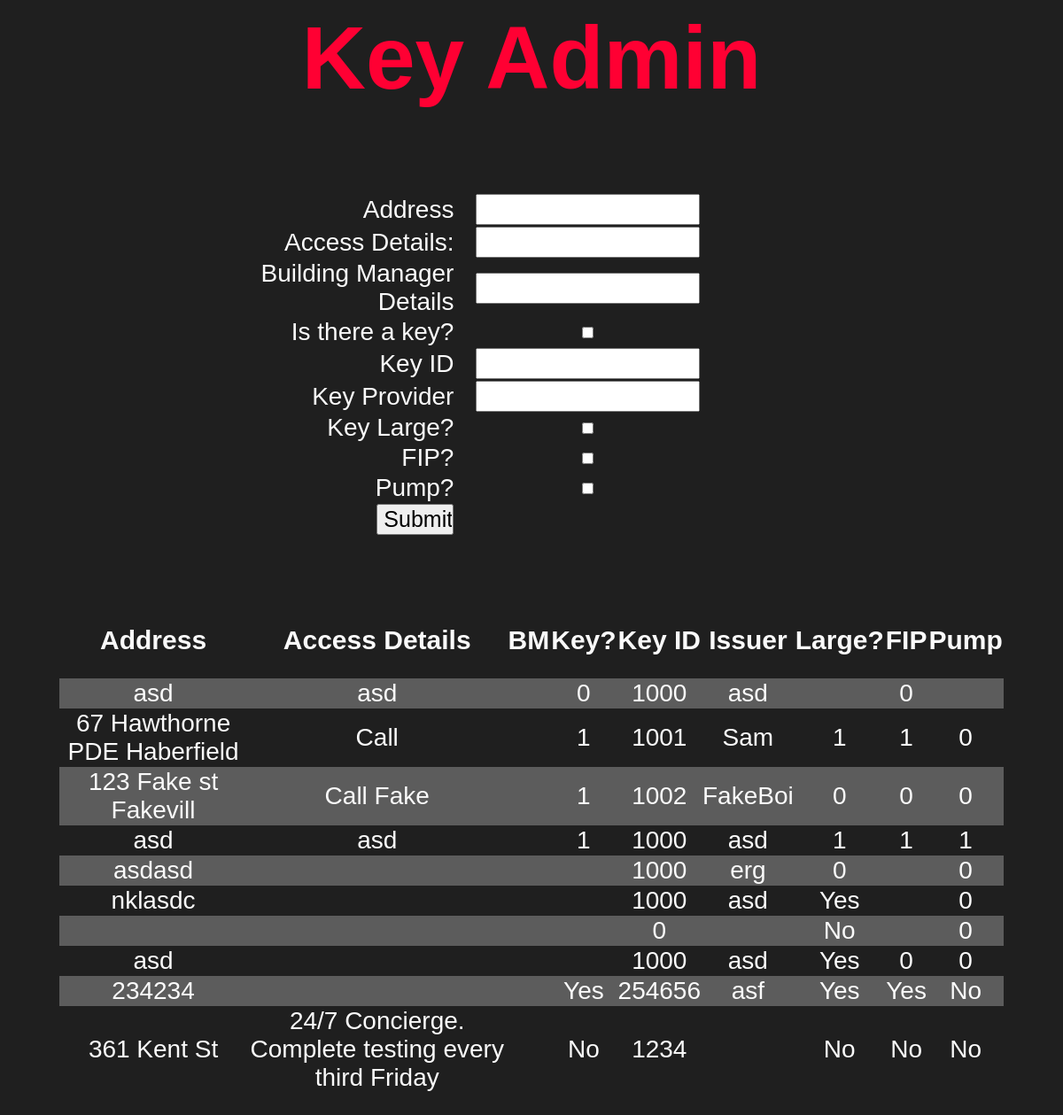
The app's page /dataEntry.php with its own data.
### tables this page shows
CREATE TABLE "keys" (
	"id_number"	INTEGER,
	"address"	TEXT,
	"key_holder"	TEXT,
	"date_of_issue"	TEXT,
	"key_provider"	TEXT,
	"large"	TEXT,
	"fip"	TEXT,
	"pump"	TEXT,
	"access"	TEXT,
	"is_key"	TEXT,
	"unique"	INTEGER UNIQUE,
	"monthly"	TEXT,
	"bm"	TEXT,
	PRIMARY KEY("unique" AUTOINCREMENT)
);

### dataEntry.php (the view, shortened to what this page needs)
<html>
<head>
</head>
<h1>
    Key Admin
</h1>
<pre>
</pre>
<body>
<table class="input">
<form action="dataEntry.php" method="post">
    <tr class="input"><td class="label"><label for="address">Address</label></td>
    <td><input type="text" name="address"></td></tr>
    <tr class="input"><td class="label"><label for="access">Access Details:</label></td>
    <td><input type="text" name="access"></td></tr>
    <tr class="input"><td class="label"><label for="bm">Building Manager Details</label></td>
    <td><input type="text" name="bm"></td></tr>
    <tr class="input"><td class="label"><label for="is_key">Is there a key?</label></td>
    <td><input type="checkbox" class="check" name="is_key"></td></tr>
    <tr class="input"><td class="label"><label for="id_number">Key ID</label></td>
    <td><input type="number" name="id_number"></td></tr>
    <tr class="input"><td class="label"><label for="key_provider">Key Provider</label></td>
    <td><input type="text" name="key_provider"></td></tr>
    <tr class="input"><td class="label"><label for="large">Key Large?</label></td>
    <td><input type="checkbox" class="check" name="large"></td></tr>
    <tr class="input"><td class="label"><label for="fip">FIP?</label></td>
    <td><input type="checkbox" class="check" name="fip"></td></tr>
    <tr class="input"><td class="label"><label for="pump">Pump?</label></td>
    <td><input type="checkbox" class="check" name="pump"></td></tr>
    <tr class="input"><td class="label"><input style="width: 30%; height: 100%;" type="submit" value="Submit" name="submit"></td></tr>
</form>
</table>
<table class="keys">
    <tr>
        <td><h2>Address</h2></td>
        <td><h2>Access Details</h2></td>
        <td><h2>BM</h2></td>
        <td><h2>Key?</h2></td>
        <td><h2>Key ID</h2></td>
        <td><h2>Issuer</h2></td>
        <td><h2>Large?</h2></td>
        <td class="fip"><h2>FIP</h2></td>
        <td><h2>Pump</h2></td>
    </tr>
<?php
$pdo = new PDO('sqlite:keys.db');
$statement = $pdo->query("SELECT * from keys");
$keys = $statement->fetchAll(PDO::FETCH_ASSOC);
foreach ($keys as $row => $key) {
    echo "<tr><h3>";
    echo "<td>" . $key['address'] . "</td>";
    echo "<td>" . $key['access'] . "</td>";
    echo "<td>" . $key['bm'] . "</td>";
    echo "<td>" . $key['is_key'] . "</td>";
    echo "<td>" . $key['id_number'] . "</td>";
    echo "<td>" . $key['key_provider'] . "</td>";
    echo "<td>" . $key['large'] . "</td>";
    echo "<td>" . $key['fip'] . "</td>";
    echo "<td>" . $key['pump'] . "</td>";
    echo "</h3></tr>";
}
echo "</table>";
?>
</body>
</html>

### dataEntry.php (style rules this page uses)
body { font-family: Century Gothic, CenturyGothic, AppleGothic, sans-serif; background: #1f1f1f; color: #fafafa; }
table, tr, td { border: none; border-collapse: collapse; }
tr:nth-child(even) { background-color: #5c5c5c; }
table.keys { width: 90%; margin: 100px auto; text-align: center; }
tr { height: 30px; font-size: 23px; }
td { font-size: 28px; }
table.input { width: 50%; text-align: center; margin-left: 18%; margin-top: 0%; }
tr.input { background-color: #1f1f1f; }
td.label { text-align: right; }
label { text-align: right; }
h1 { font-size: 100px; text-align: center; color: #ff0033 }
h2 { font-size: 30px; }
h3 { font-size: 20px; }
input { font-size: 25px; resize: none; font-family: Century Gothic, CenturyGothic, AppleGothic, sans-serif; width: 85%; height: 80%; }
input.check { height: 80%; }

### records on screen
keys: address "asd", access "asd", is_key "0", id_number "1000", key_provider "asd", fip "0"
keys: address "67 Hawthorne PDE Haberfield", access "Call", is_key "1", id_number "1001", key_provider "Sam", large "1", fip "1", pump "0"
keys: address "123 Fake st Fakevill", access "Call Fake", is_key "1", id_number "1002", key_provider "FakeBoi", large "0", fip "0", pump "0"
keys: address "asd", access "asd", is_key "1", id_number "1000", key_provider "asd", large "1", fip "1", pump "1"
keys: address "asdasd", id_number "1000", key_provider "erg", large "0", pump "0"
keys: address "nklasdc", id_number "1000", key_provider "asd", large "Yes", pump "0"
keys: id_number "0", large "No", pump "0"
keys: address "asd", id_number "1000", key_provider "asd", large "Yes", fip "0", pump "0"
keys: address "234234", is_key "Yes", id_number "254656", key_provider "asf", large "Yes", fip "Yes", pump "No"
keys: address "361 Kent St", access "24/7 Concierge. Complete testing every third Friday", is_key "No", id_number "1234", large "No", fip "No", pump "No"
